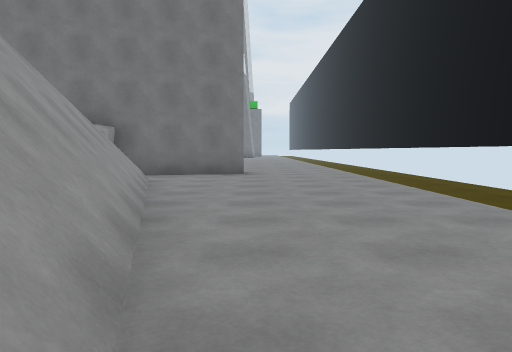
view 1 (above)

22 first-person views from a walk through a 3-D level made in the Unity game engine. The camera is 1.2 m above the floor, tilts 4° down and sees 70° across. The floor is counted in squares, 2 m on a side. Each view is taken from the middle of a square. On the plan, view 1 faces up. The plan holds only what a view shows up to about 10 squares ahead; the rest is blank. The place goes on beyond the plan.

view 2
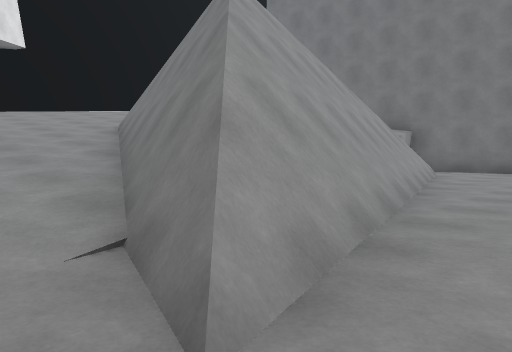

view 3
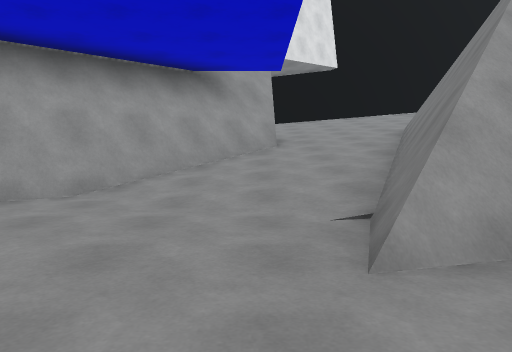

view 4
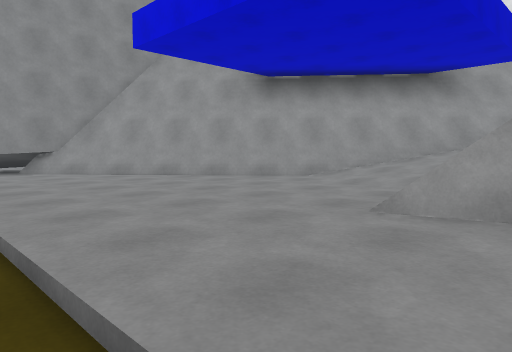

view 5
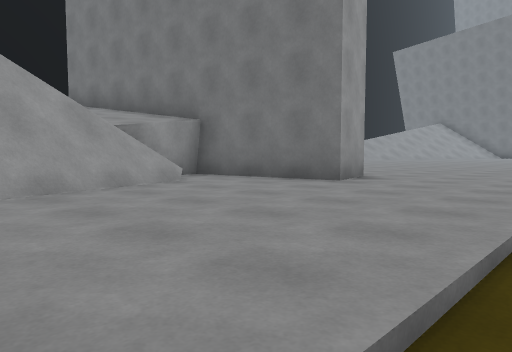

view 6
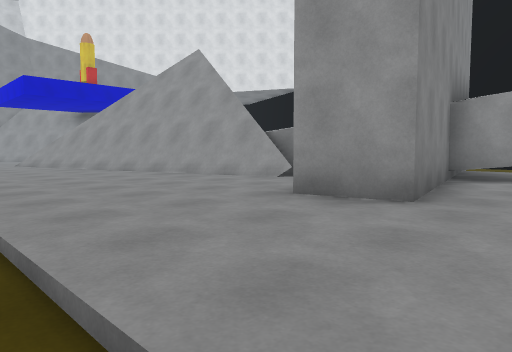

view 7
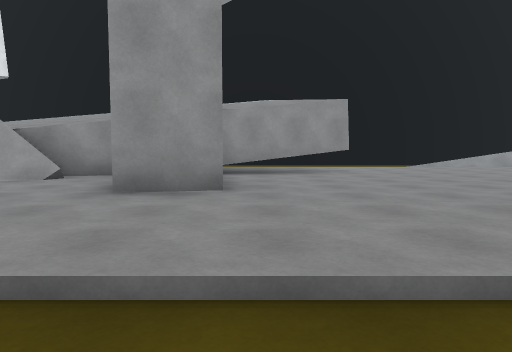

view 8
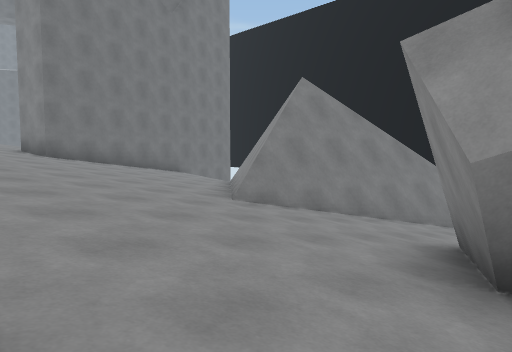

view 9
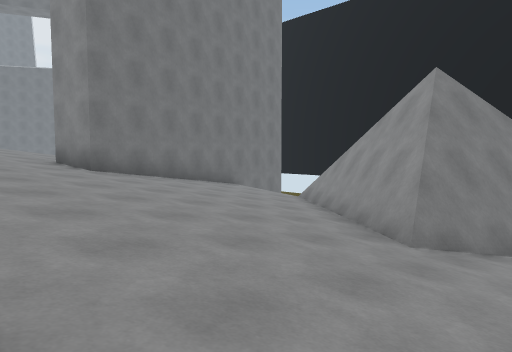

view 10
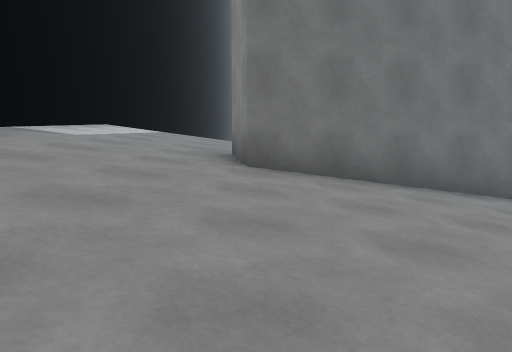

view 11
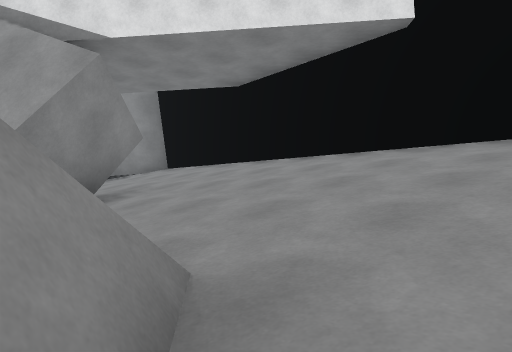

view 12
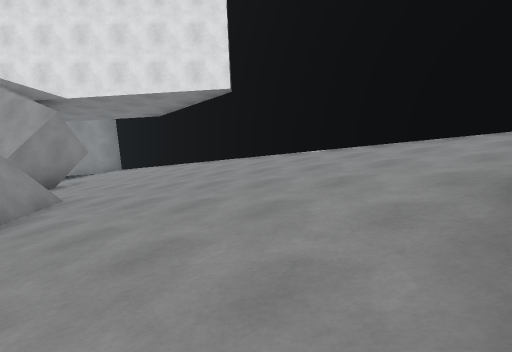

view 13
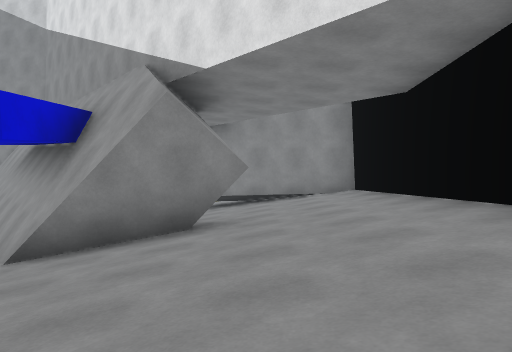

view 14
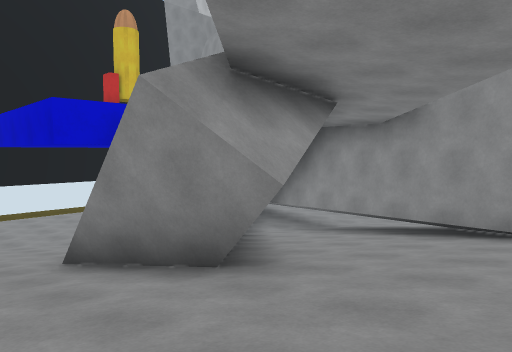

view 15
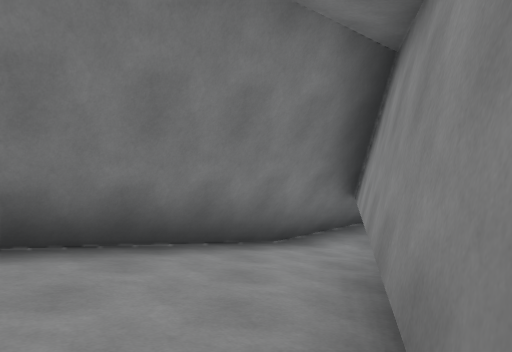

view 16
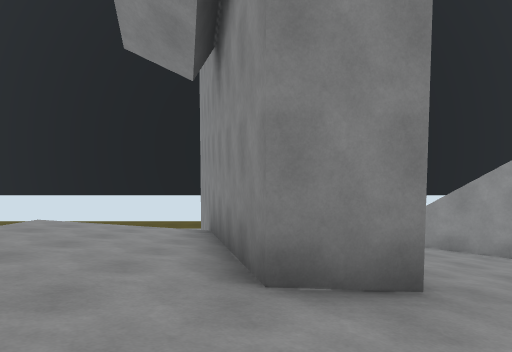

view 17
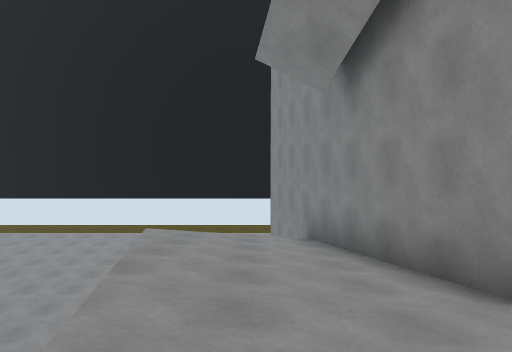

view 18
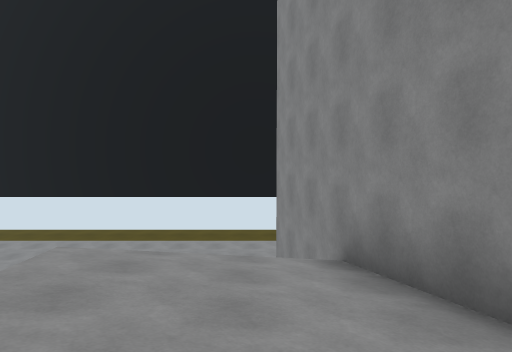

view 19
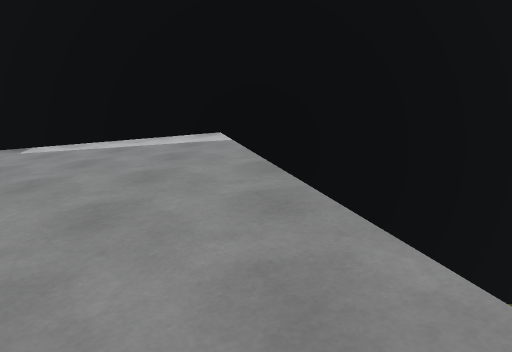

view 20
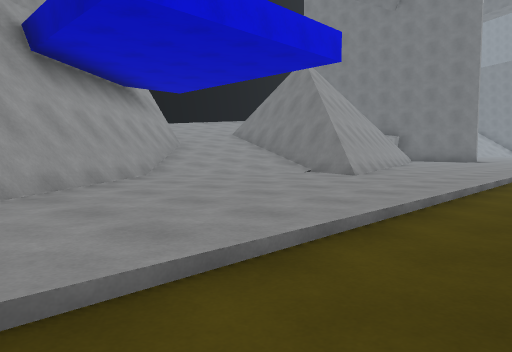

view 21
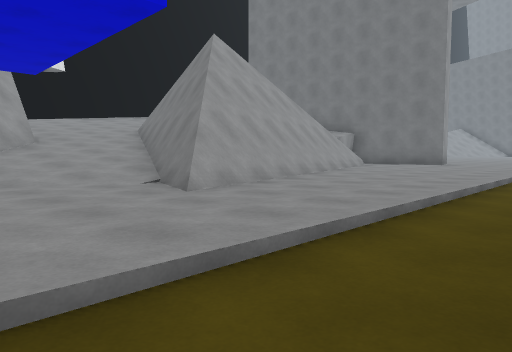

view 22
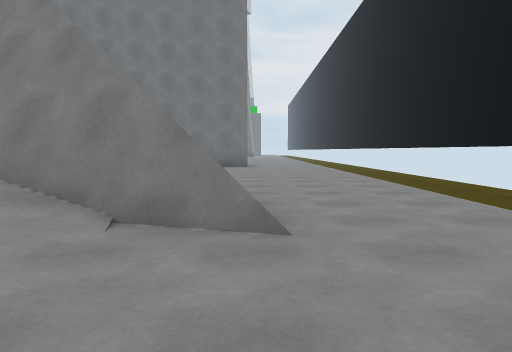

### Floor plan
Key: @ floor where view 1 was taken; # wall or solid block; . main floor; - floor 0.25 m lower than the main floor; : floor 2.75 m higher than the main floor; / step, stairs or slope; = window, fence, low wall or low ledge.
Columns run from 12 left of view 1 to 4 right of it. Each row starts with its distance up from view 1.
 18           .. ..
 17 #     .........
 16 #     ......  .
 15 #     .........
 14       .........
 13      /.#/......
 12 ##-//////......-
 11 #////////......--
 10 #///////:###...--
  9 #///#######....--
  8 #///###///.....--
  7 #////////#=....--
  6 #////////##....--
  5 #///////###....--
  4 #///////###....--
  3 #//////## ##...--
  2 #/////##  ##...--
  1 #//////#####...--
  0 #////////###@..-
 -1 #//////////#/..--
 -2 #///###////....--
 -3 #///####//.....--
 -4 #////####/.....--
 -5 #/////####/....--
 -6 ##/////####....--
 -7  #####//####...--
 -8      ########..--

Positions as (right, up) in squares from view 1, and headings:
1: (0, 0), facing up
2: (1, -2), facing up-left
3: (2, -2), facing left
4: (3, 0), facing down-left
5: (3, 4), facing up-left
6: (3, 12), facing down-left
7: (4, 11), facing left
8: (-11, -3), facing up-right
9: (-11, 0), facing up-right
10: (-8, 3), facing up
11: (-6, 3), facing down-left
12: (-5, 8), facing down-left
13: (-9, 3), facing down
14: (-11, 0), facing down-right
15: (-10, -6), facing right
16: (-11, 9), facing right
17: (-11, 11), facing right
18: (-8, 11), facing right
19: (-5, 12), facing left
20: (4, -8), facing up-left
21: (4, -4), facing up-left
22: (0, -4), facing up
